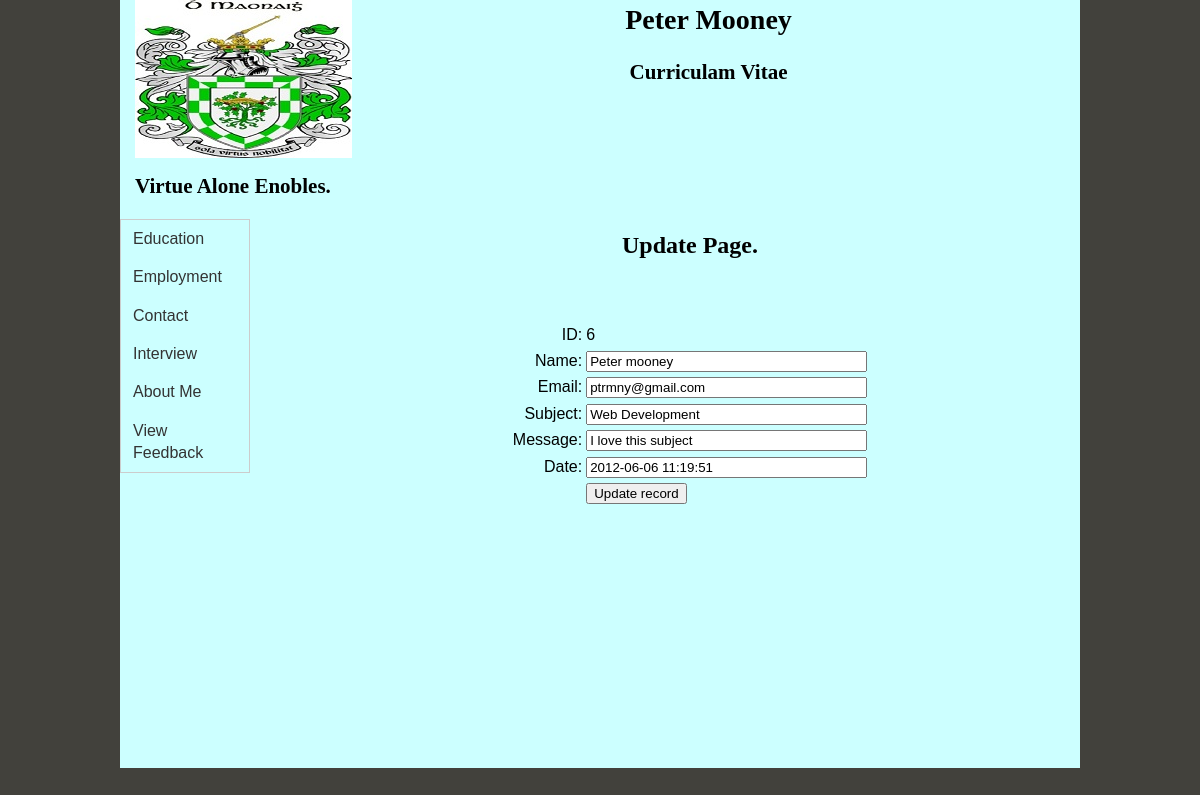
/Peter_Mooney_CV/update.php?ID=6, run on the app's committed database.
### tables this page shows
CREATE TABLE IF NOT EXISTS `feedback` (
  `ID` int(3) NOT NULL AUTO_INCREMENT,
  `Name` varchar(20) NOT NULL,
  `Email` varchar(100) NOT NULL,
  `Subject` varchar(100) NOT NULL,
  `Message` text NOT NULL,
  `Date` timestamp NOT NULL DEFAULT CURRENT_TIMESTAMP ON UPDATE CURRENT_TIMESTAMP,
  PRIMARY KEY (`ID`)
);

### Peter_Mooney_CV/Update.php (the view, shortened to what this page needs)
<?php require_once('Connections/test.php'); ?>
<?php
if (!function_exists("GetSQLValueString")) {
function GetSQLValueString($theValue, $theType, $theDefinedValue = "", $theNotDefinedValue = "")
{
  $theValue = function_exists("mysql_real_escape_string") ? mysql_real_escape_string($theValue) : mysql_escape_string($theValue);
  switch ($theType) {
    case "long":
    case "int":
      $theValue = ($theValue != "") ? intval($theValue) : "NULL";
      break;
  }
  return $theValue;
}
}
$editFormAction = $_SERVER['PHP_SELF'];
if (isset($_SERVER['QUERY_STRING'])) {
  $editFormAction .= "?" . htmlentities($_SERVER['QUERY_STRING']);
}
$colname_update = "-1";
if (isset($_GET['ID'])) {
  $colname_update = $_GET['ID'];
}
$query_update = sprintf("SELECT * FROM feedback WHERE ID = %s", GetSQLValueString($colname_update, "int"));
$update = mysql_query($query_update, $test) or die(mysql_error());
$row_update = mysql_fetch_assoc($update);
?>
<!DOCTYPE html PUBLIC "-//W3C//DTD XHTML 1.0 Transitional//EN" "http://www.w3.org/TR/xhtml1/DTD/xhtml1-transitional.dtd">
<html xmlns="http://www.w3.org/1999/xhtml">
<head>
<link href="/Indes.dwt" rel="stylesheet" type="text/css" />
<link href="SpryAssets/SpryMenuBarVertical.css" rel="stylesheet" type="text/css" />
<link href="style.css" rel="stylesheet" type="text/css" />
</head>
<body>
<div class="container">
  <div class="header">
    <h1 align="center"><img src="Images/mooney.jpg" alt="" width="217" height="158" align="left" />Peter Mooney</h1>
    <h2 align="center">Curriculam Vitae</h2>
<p>&nbsp;</p>
<p>&nbsp;</p>
<h2>Virtue Alone Enobles.</h2>
  </div>
  <div class="sidebar1">
    <ul id="MenuBar1" class="MenuBarVertical">
<li><a href="Education.php">Education</a></li>
<li><a href="Employment.php">Employment</a></li>
<li><a href="Contact.php">Contact</a></li>
<li><a href="Attend_Interview.php">Interview</a></li>
<li><a href="About Me.php">About Me</a></li>
<li><a href="view_feedback.php">View Feedback</a></li>
    </ul>
   </div>
  <div class="content">
      <h2 align="center" id="Approved">Update  Page.</h2>
      <p align="center" id="approved">&nbsp;</p>
      <form action="<?php echo $editFormAction; ?>" method="post" name="form1" id="form1">
        <table align="center">
          <tr valign="baseline">
            <td nowrap="nowrap" align="right">ID:</td>
            <td><?php echo $row_update['ID']; ?></td>
          </tr>
          <tr valign="baseline">
            <td nowrap="nowrap" align="right">Name:</td>
            <td><input type="text" name="Name" value="<?php echo htmlentities($row_update['Name'], ENT_COMPAT, 'utf-8'); ?>" size="32" /></td>
          </tr>
          <tr valign="baseline">
            <td nowrap="nowrap" align="right">Email:</td>
            <td><input type="text" name="Email" value="<?php echo htmlentities($row_update['Email'], ENT_COMPAT, 'utf-8'); ?>" size="32" /></td>
          </tr>
          <tr valign="baseline">
            <td nowrap="nowrap" align="right">Subject:</td>
            <td><input type="text" name="Subject" value="<?php echo htmlentities($row_update['Subject'], ENT_COMPAT, 'utf-8'); ?>" size="32" /></td>
          </tr>
          <tr valign="baseline">
            <td nowrap="nowrap" align="right">Message:</td>
            <td><input type="text" name="Message" value="<?php echo htmlentities($row_update['Message'], ENT_COMPAT, 'utf-8'); ?>" size="32" /></td>
          </tr>
          <tr valign="baseline">
            <td nowrap="nowrap" align="right">Date:</td>
            <td><input type="text" name="Date" value="<?php echo htmlentities($row_update['Date'], ENT_COMPAT, 'utf-8'); ?>" size="32" /></td>
          </tr>
          <tr valign="baseline">
            <td nowrap="nowrap" align="right">&nbsp;</td>
            <td><input type="submit" value="Update record" /></td>
          </tr>
        </table>
      </form>
      <p>&nbsp;</p>
<p align="center">&nbsp;</p>
      <p align="center">&nbsp;</p>
      <p>&nbsp;</p>
      <p>&nbsp;</p><div align="center"></div>
  </div>
  <div class="footer">
    <p>&nbsp;</p>
    </div>
  </div>
</body>
</html>

### Peter_Mooney_CV/SpryAssets/SpryMenuBarVertical.css (style rules this page uses)
ul.MenuBarVertical { margin: 0; padding: 0; list-style-type: none; font-size: 100%; cursor: default; width: 8em; color: #000; background-color: #CFF; }
ul.MenuBarVertical li { margin: 0; padding: 0; list-style-type: none; font-size: 100%; position: relative; text-align: left; cursor: pointer; width: 8em; }
ul.MenuBarVertical { border: 1px solid #CCC; }
ul.MenuBarVertical a { display: block; cursor: pointer; background-color: #CFF; padding: 0.5em 0.75em; color: #333; text-decoration: none; }

### Peter_Mooney_CV/style.css (style rules this page uses)
body { font: 100%/1.4 Verdana, Arial, Helvetica, sans-serif; background: #42413C; margin: 0; padding: 0; color: #000; }
ul, ol, dl { padding: 0; margin: 0; }
h1, h2, h3, h4, h5, h6, p { margin-top: 0; padding-right: 15px; padding-left: 15px; font-family: "Times New Roman", Times, serif; }
a:link { color: #42413C; text-decoration: underline; }
.container { width: 960px; margin: 0 auto; background-color: #CFF; }
.header { background-color: #CFF; font-size: 14px; }
.sidebar1 { float: left; width: 180px; padding-bottom: 10px; background-color: #CFF; }
.content { padding: 10px 0; width: 780px; float: left; }
.footer { padding: 10px 0; position: relative; clear: both; background-color: #CFF; }

### data on the page
feedback: ID "6", Name "Peter mooney", Email "ptrmny@gmail.com", Subject "Web Development", Message "I love this subject", Date "2012-06-06 11:19:51"
